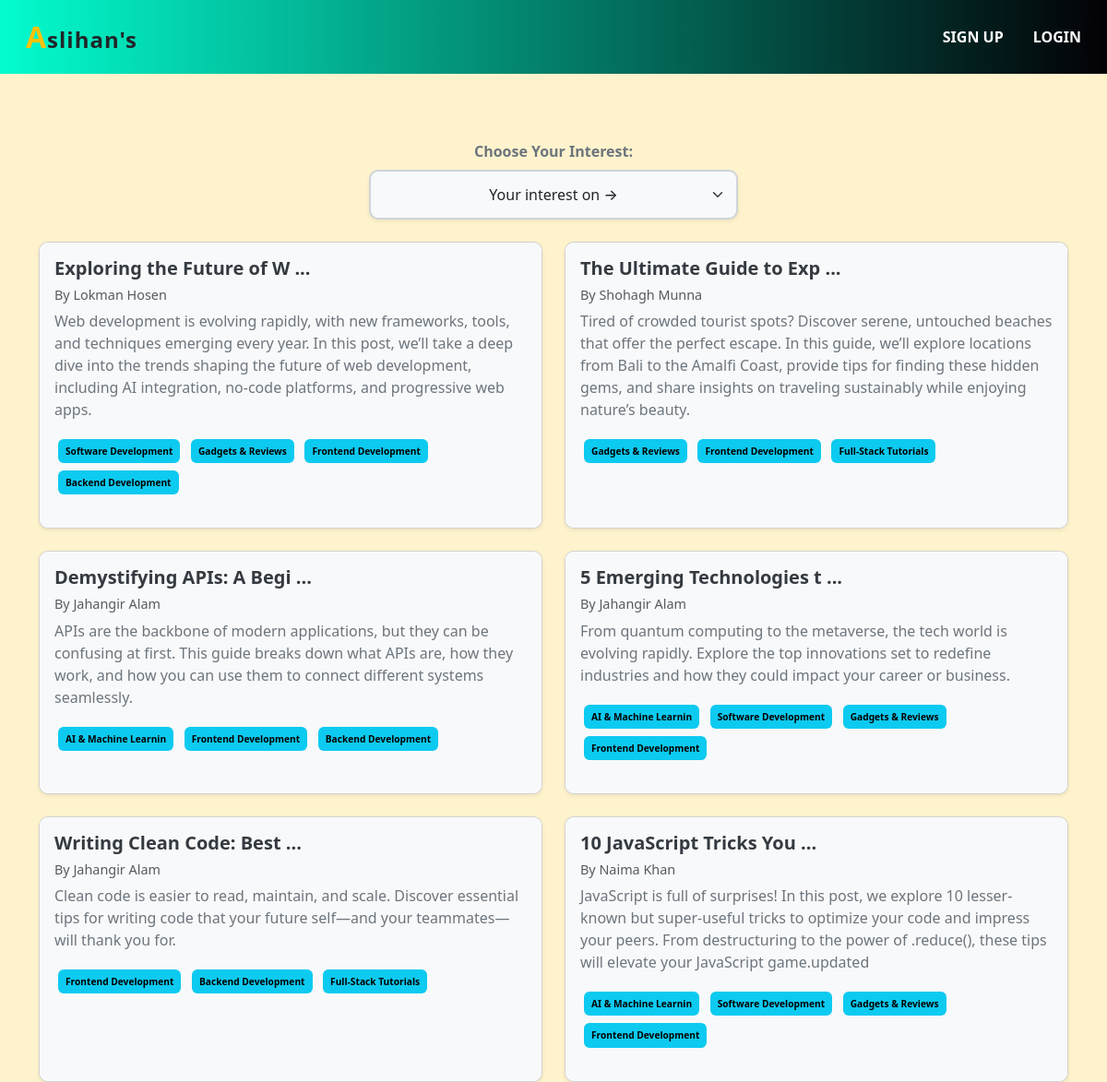
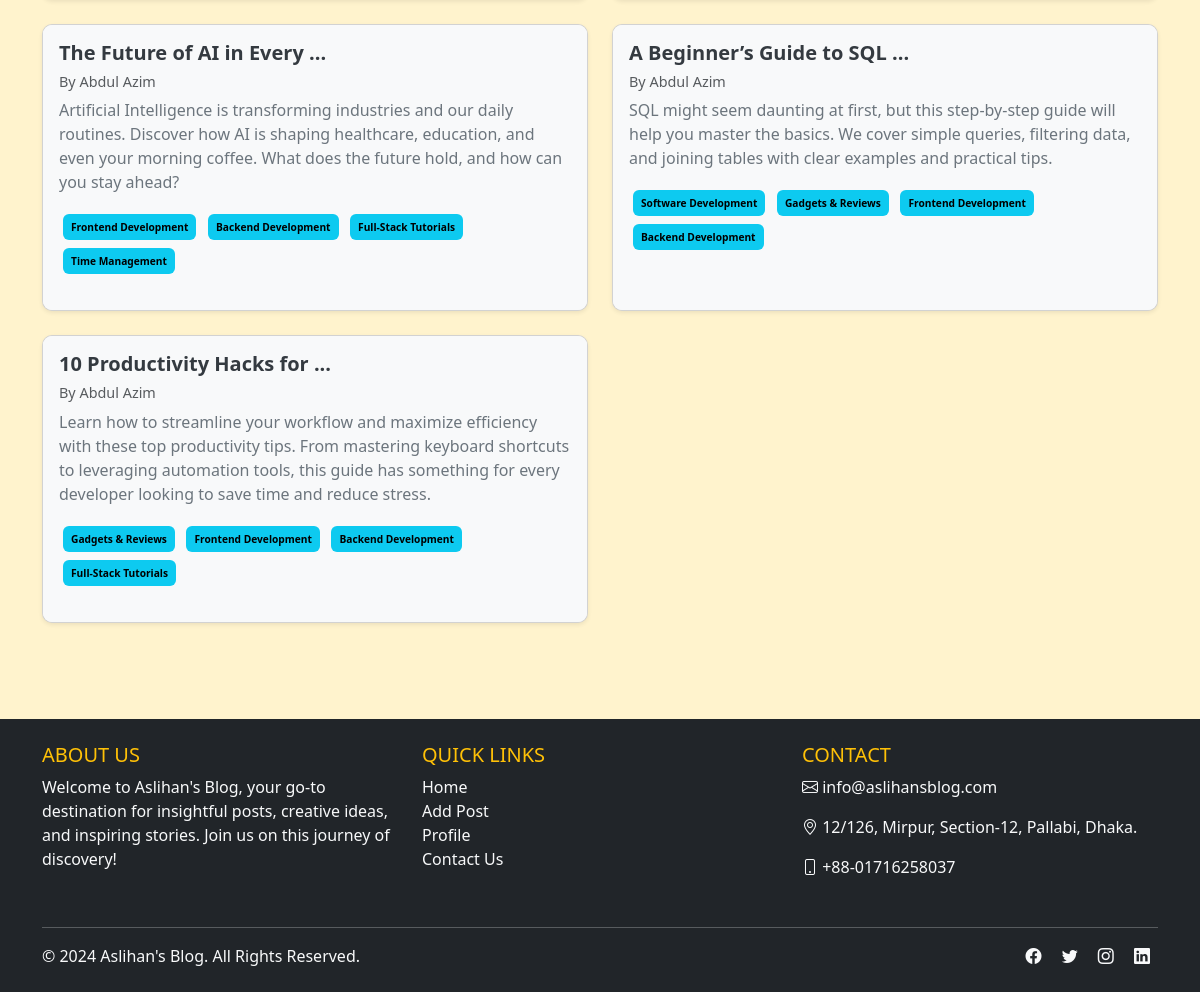
Screenshot of /category/frontend-development/ with the database file from the repository (2 pictures, top to bottom).
### posts/models.py (models this page shows, shortened)
class Post(models.Model):
    title = models.CharField(max_length=50)
    content = models.TextField()
    category = models.ManyToManyField(Category)
    author = models.ForeignKey(User, on_delete=models.CASCADE)

### categories/models.py (models this page shows, shortened)
class Category(models.Model):
    name = models.CharField(max_length=20)
    slug = models.CharField(max_length=100, unique=True, null=True, blank = True)

### django_simple_blog_project/views.py (the view)
# urls.py: 2. Add a URL to urlpatterns:  path('', views.home, name='home')
def home(request, category_slug=None):
    author = Author.objects.all()
    data = Post.objects.all()
    if category_slug is not  None:
        data = Post.objects.filter(category__slug=category_slug)
    categories = Category.objects.all()
    return render(request, 'index.html', {'data': data, 'category': categories})

### templates/index.html (shortened to what this page needs)
{% extends "base.html" %} {% block content %}
<div class="container my-4">
  <div class="dropdown-container text-center mb-4">
    <label for="categorySelect" class="form-label fw-bold text-secondary">Choose Your Interest:</label>
    <select
      id="categorySelect"
      class="form-select shadow-sm"
      aria-label="Default select example"
      onchange="location = this.value"
      style="
        max-width: 400px;
        margin: auto;
        padding: 0.8rem;
        font-size: 1rem;
        font-weight: 500;
        border-radius: 10px;
        border: 2px solid #ced4da;
        background-color: #f8f9fa;
        transition: all 0.3s ease;
      "
    >
      <option class="text-center" value="" selected>Your interest on →</option>
    </select>
  </div>
  <div class="row">
    {% for post in data %}
    <div class="col-md-6 mb-4">
      <div
        class="card shadow-sm h-100"
        style="border-radius: 10px; overflow: hidden"
      >
        <div class="card-body" style="background-color: #f8f9fa">
          <h5 class="card-title" style="font-weight: bold; color: #343a40">
            {{ post.title|slice:":25" }} {% if post.title|length > 25 %} ...
            {% endif %}
          </h5>
          <h6 class="text-muted" style="font-size: 0.9em">
            By {{ post.author.first_name}} {{post.author.last_name}}
          </h6>
          <p class="card-text" style="color: #6c757d">
            {{ post.content|slice:":300" }}
          </p>
          <div style="font-size: 0.85em; margin-bottom: 1rem">
            {% for cat in post.category.all %}
            <span
              class="badge text-bg-info p-2 m-1"
              style="background-color: #6c757d"
              >{{ cat.name }}</span
            >
            {% endfor %}
          </div>
        </div>
      </div>
    </div>
    {% endfor %}
  </div>
</div>
{% endblock %}

### templates/base.html (style rules this page uses)
html, body { height: 100%; margin: 0; }
body { display: flex; flex-direction: column; }

### rows the page displays
Post: title "Exploring the Future of W", author.first_name "Lokman", author.last_name "Hosen", content "Web development is evolving rapidly, with new frameworks, tools, and techniques emerging every year. In this post, we’ll take a deep dive into the trends shaping the future of web development, including AI integration, no-code platforms, and progressive web apps."
Category: name "Software Development"
Category: name "Gadgets & Reviews"
Category: name "Frontend Development"
Category: name "Backend Development"
Post: title "The Ultimate Guide to Exp", author.first_name "Shohagh", author.last_name "Munna", content "Tired of crowded tourist spots? Discover serene, untouched beaches that offer the perfect escape. In this guide, we’ll explore locations from Bali to the Amalfi Coast, provide tips for finding these hidden gems, and share insights on traveling sustainably while enjoying nature’s beauty."
Category: name "Full-Stack Tutorials"
Post: title "Demystifying APIs: A Begi", author.first_name "Jahangir", author.last_name "Alam", content "APIs are the backbone of modern applications, but they can be confusing at first. This guide breaks down what APIs are, how they work, and how you can use them to connect different systems seamlessly."
Category: name "AI & Machine Learnin"
Post: title "5 Emerging Technologies t", author.first_name "Jahangir", author.last_name "Alam", content "From quantum computing to the metaverse, the tech world is evolving rapidly. Explore the top innovations set to redefine industries and how they could impact your career or business."
Post: title "Writing Clean Code: Best", author.first_name "Jahangir", author.last_name "Alam", content "Clean code is easier to read, maintain, and scale. Discover essential tips for writing code that your future self—and your teammates—will thank you for."
Post: title "10 JavaScript Tricks You", author.first_name "Naima", author.last_name "Khan", content "JavaScript is full of surprises! In this post, we explore 10 lesser-known but super-useful tricks to optimize your code and impress your peers. From destructuring to the power of .reduce(), these tips will elevate your JavaScript game.updated"
Post: title "The Future of AI in Every", author.first_name "Abdul", author.last_name "Azim", content "Artificial Intelligence is transforming industries and our daily routines. Discover how AI is shaping healthcare, education, and even your morning coffee. What does the future hold, and how can you stay ahead?"
Category: name "Time Management"
Post: title "A Beginner’s Guide to SQL", author.first_name "Abdul", author.last_name "Azim", content "SQL might seem daunting at first, but this step-by-step guide will help you master the basics. We cover simple queries, filtering data, and joining tables with clear examples and practical tips."
Post: title "10 Productivity Hacks for", author.first_name "Abdul", author.last_name "Azim", content "Learn how to streamline your workflow and maximize efficiency with these top productivity tips. From mastering keyboard shortcuts to leveraging automation tools, this guide has something for every developer looking to save time and reduce stress."
